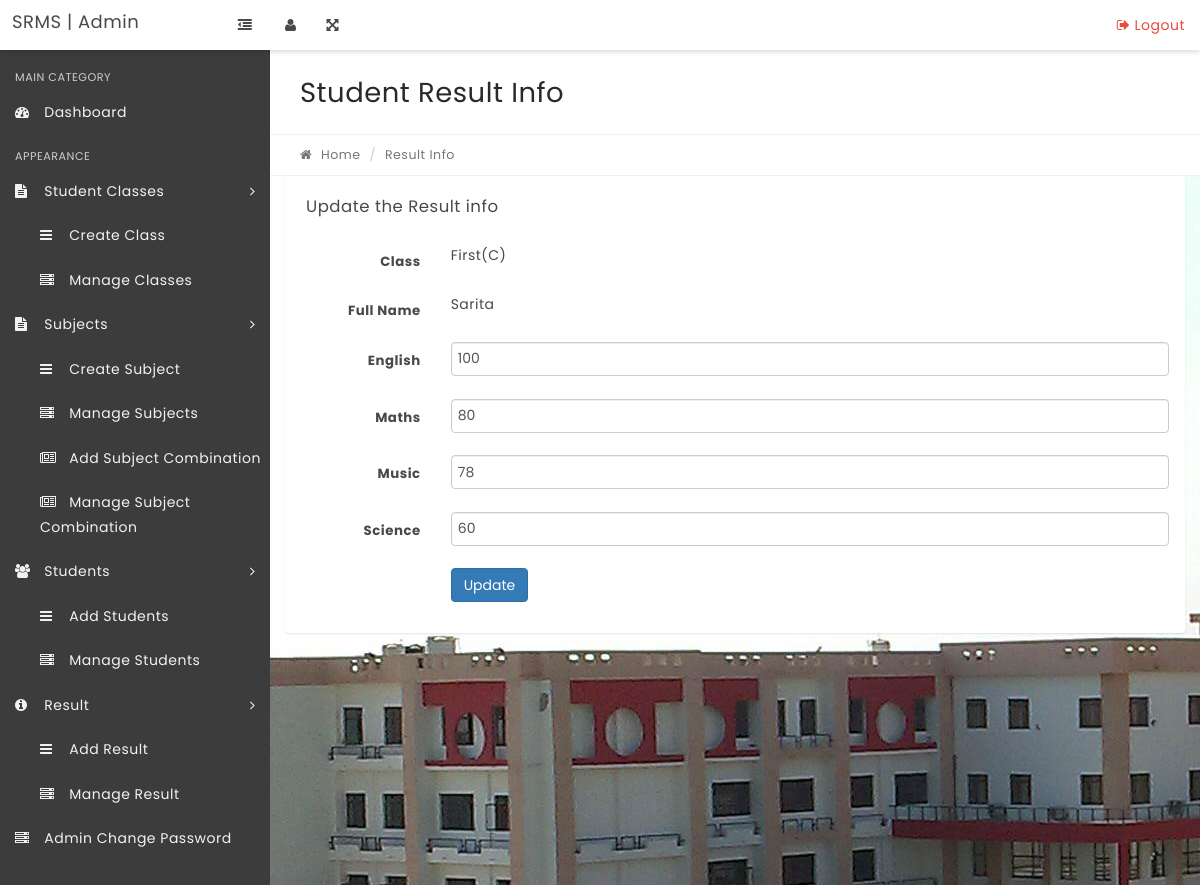
The app's page /edit-result.php?stid=1 with its own data.
### tables this page shows
CREATE TABLE IF NOT EXISTS `tblstudents` (
  `StudentId` int(11) NOT NULL,
  `StudentName` varchar(100) NOT NULL,
  `RollId` varchar(100) NOT NULL,
  `StudentEmail` varchar(100) NOT NULL,
  `Gender` varchar(10) NOT NULL,
  `DOB` varchar(100) NOT NULL,
  `ClassId` int(11) NOT NULL,
  `RegDate` timestamp NOT NULL DEFAULT CURRENT_TIMESTAMP,
  `UpdationDate` timestamp NULL DEFAULT NULL ON UPDATE CURRENT_TIMESTAMP,
  `Status` int(1) NOT NULL
);

CREATE TABLE IF NOT EXISTS `tblclasses` (
  `id` int(11) NOT NULL,
  `ClassName` varchar(80) DEFAULT NULL,
  `ClassNameNumeric` int(4) NOT NULL,
  `Section` varchar(5) NOT NULL,
  `CreationDate` timestamp NOT NULL DEFAULT CURRENT_TIMESTAMP,
  `UpdationDate` timestamp NOT NULL DEFAULT '0000-00-00 00:00:00' ON UPDATE CURRENT_TIMESTAMP
);

CREATE TABLE IF NOT EXISTS `tblresult` (
  `id` int(11) NOT NULL,
  `StudentId` int(11) DEFAULT NULL,
  `ClassId` int(11) DEFAULT NULL,
  `SubjectId` int(11) DEFAULT NULL,
  `marks` int(11) DEFAULT NULL,
  `PostingDate` timestamp NULL DEFAULT CURRENT_TIMESTAMP,
  `UpdationDate` timestamp NULL DEFAULT NULL ON UPDATE CURRENT_TIMESTAMP
);

CREATE TABLE IF NOT EXISTS `tblsubjects` (
  `id` int(11) NOT NULL,
  `SubjectName` varchar(100) NOT NULL,
  `SubjectCode` varchar(100) NOT NULL,
  `Creationdate` timestamp NOT NULL DEFAULT CURRENT_TIMESTAMP,
  `UpdationDate` timestamp NOT NULL DEFAULT '0000-00-00 00:00:00' ON UPDATE CURRENT_TIMESTAMP
);

### edit-result.php (the view, shortened to what this page needs)
<?php
include('includes/config.php');
if(strlen($_SESSION['alogin'])=="")
    {
    header("Location: index.php");
    }
    else{
$stid=intval($_GET['stid']);
?>
<!DOCTYPE html>
<html lang="en">
    <head>
        <link rel="stylesheet" href="css/bootstrap.min.css" media="screen" >
        <link rel="stylesheet" href="css/font-awesome.min.css" media="screen" >
        <link rel="stylesheet" href="css/animate-css/animate.min.css" media="screen" >
        <link rel="stylesheet" href="css/lobipanel/lobipanel.min.css" media="screen" >
        <link rel="stylesheet" href="css/prism/prism.css" media="screen" >
        <link rel="stylesheet" href="css/select2/select2.min.css" >
        <link rel="stylesheet" href="css/main.css" media="screen" >
    </head>
    <body class="top-navbar-fixed">
        <div class="main-wrapper">
  <?php include('includes/topbar.php');?>
            <div class="content-wrapper">
                <div class="content-container">
                   <?php include('includes/leftbar.php');?>
                    <div class="main-page">
                     <div class="container-fluid">
                            <div class="row page-title-div">
                                <div class="col-md-6">
                                    <h2 class="title">Student Result Info</h2>
                                </div>
                            </div>
                            <div class="row breadcrumb-div">
                                <div class="col-md-6">
                                    <ul class="breadcrumb">
                                        <li><a href="dashboard.php"><i class="fa fa-home"></i> Home</a></li>
                                        <li class="active">Result Info</li>
                                    </ul>
                                </div>
                            </div>
                        </div>
                        <div class="container-fluid">
                        <div class="row">
                                    <div class="col-md-12">
                                        <div class="panel">
                                            <div class="panel-heading">
                                                <div class="panel-title">
                                                    <h5>Update the Result info</h5>
                                                </div>
                                            </div>
                                            <div class="panel-body">
                                                <form class="form-horizontal" method="post">
<?php
$ret = "SELECT tblstudents.StudentName,tblclasses.ClassName,tblclasses.Section from tblresult join tblstudents on tblresult.StudentId=tblresult.StudentId join tblsubjects on tblsubjects.id=tblresult.SubjectId join tblclasses on tblclasses.id=tblstudents.ClassId where tblstudents.StudentId=:stid limit 1";
$stmt = $dbh->prepare($ret);
$stmt->bindParam(':stid',$stid,PDO::PARAM_STR);
$stmt->execute();
$result=$stmt->fetchAll(PDO::FETCH_OBJ);
if($stmt->rowCount() > 0)
{
foreach($result as $row)
{  ?>
                                                    <div class="form-group">
                                            <label for="default" class="col-sm-2 control-label">Class</label>
                                                        <div class="col-sm-10">
<?php echo htmlentities($row->ClassName)?>(<?php echo htmlentities($row->Section)?>)
                                                        </div>
                                                    </div>
<div class="form-group">
<label for="default" class="col-sm-2 control-label">Full Name</label>
<div class="col-sm-10">
<?php echo htmlentities($row->StudentName);?>
</div>
</div>
<?php } }?>
<?php
$sql = "SELECT distinct tblstudents.StudentName,tblstudents.StudentId,tblclasses.ClassName,tblclasses.Section,tblsubjects.SubjectName,tblresult.marks,tblresult.id as resultid from tblresult join tblstudents on tblstudents.StudentId=tblresult.StudentId join tblsubjects on tblsubjects.id=tblresult.SubjectId join tblclasses on tblclasses.id=tblstudents.ClassId where tblstudents.StudentId=:stid ";
$query = $dbh->prepare($sql);
$query->bindParam(':stid',$stid,PDO::PARAM_STR);
$query->execute();
$results=$query->fetchAll(PDO::FETCH_OBJ);
if($query->rowCount() > 0)
{
foreach($results as $result)
{  ?>
<div class="form-group">
<label for="default" class="col-sm-2 control-label"><?php echo htmlentities($result->SubjectName)?></label>
<div class="col-sm-10">
<input type="text" name="marks[]" class="form-control" id="marks" value="<?php echo htmlentities($result->marks)?>" maxlength="5" required="required" autocomplete="off">
</div>
</div>
<?php }} ?>
                                                    <div class="form-group">
                                                        <div class="col-sm-offset-2 col-sm-10">
                                                            <button type="submit" name="submit" class="btn btn-primary">Update</button>
                                                        </div>
                                                    </div>
                                                </form>
                                            </div>
                                        </div>
                                    </div>
                                </div>
                    </div>
                </div>
            </div>
        </div>
    </body>
</html>
<?PHP } ?>

### records on screen
tblstudents: ClassId.ClassName "First", ClassId.Section "C", StudentName "Sarita"
tblresult: SubjectId.SubjectName "English", marks "100"
tblresult: SubjectId.SubjectName "Maths", marks "80"
tblresult: SubjectId.SubjectName "Music", marks "78"
tblresult: SubjectId.SubjectName "Science", marks "60"
